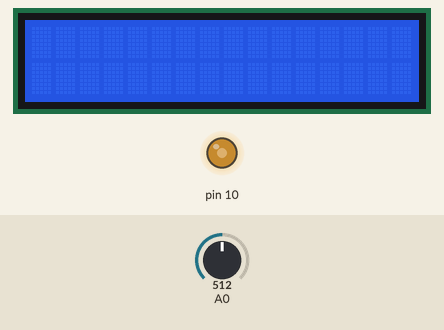
Simulated run of this sketch. Board: Arduino Uno, built with avr-gcc and run on an emulated ATmega328P. Shown: 16×2 character LCD, output pins drawn as LEDs (lit = HIGH). The test bench sets the inputs (shaded band); at power-on: A0 = 512.

Above: at 1.2 s.
1.3 s: A0 set to 543
At 1.8 s:
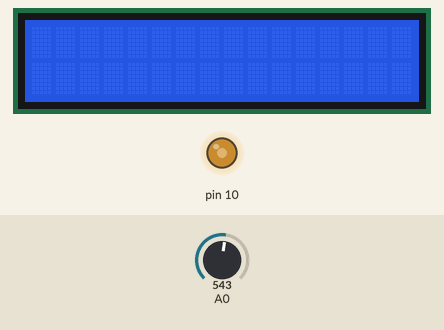
2.8 s: A0 set to 561
At 5.2 s:
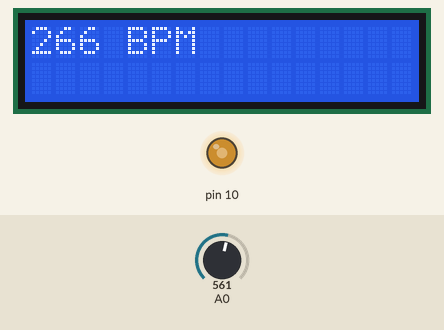
5.8 s: A0 set to 900
At 7.4 s:
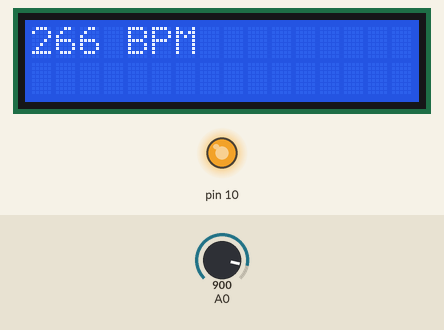
8.5 s: A0 set to 122
At 9.6 s:
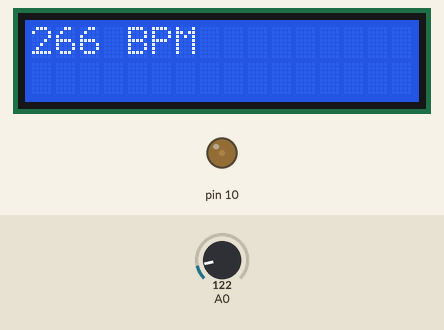
10.0 s: A0 set to 0
At 10.8 s:
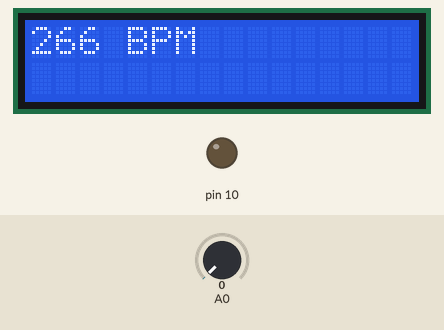
Timing chart, 0 to 12.5 s (numbered marks = the images above; inputs shaded):
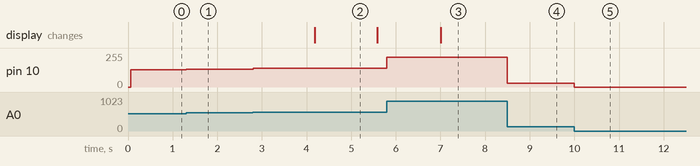

Measured:
- the behaviour switches between 550 and 551 on A0 (found by bisection; images 1 and 2)
- after the input at 1.3 s, pin 10: 128/255 → 135/255 at once
- after the input at 2.8 s, pin 10: 135/255 → 140/255 at once; the display: changes after 1.4 s (image 2)
- after the input at 5.8 s, pin 10: 140/255 → 225/255 at once
- after the input at 8.5 s, pin 10: 225/255 → 30/255 at once
- after the input at 10.0 s, pin 10: 30/255 → 0/255 at once
- what the display in image 2 shows lasts 1.4 s, from 4.2 s to 5.6 s

The sketch:

HeartRate.ino
```cpp
#include <LiquidCrystal.h>
#include <TimerOne.h>

// LCD screen
LiquidCrystal LcdDriver( A5, A4, 5, 6, 7, 8 );

// Tick rate
unsigned long Timer;
const short INTERVAL = 25;

// Beat Detection Threshold
const int BEAT_THRESHOLD = 550;
// How long to wait to enable beat detection
const int IGNORE_TIME = 200;

// Beat interval tracking
unsigned long lastBeatMillis = 0;
unsigned int totalInterval = 0;
unsigned short beatCounter = 0;

// State machine
#include "HR_States.h"

void setup() {
  // Sets up serial port for debug
  Serial.begin(9600);

  pinMode(10, OUTPUT);

  // Timer for heartrate monitor polling
  Timer = millis();

  // Sets up LCD for outputting BPM to screen
  LcdDriver.begin(16,2);

  // Sets up the state machine
  InitializeHR();
  Timer1.initialize(1000);
  Timer1.pwm(10, 512);
}

void loop()
{
  if (millis() - Timer >= INTERVAL) {
    unsigned int reading = analogRead(0);
    Timer1.pwm(10, reading);
    switch(HRNextState(reading)) {
    case HR_Record:
      if (millis() - lastBeatMillis > IGNORE_TIME && reading > BEAT_THRESHOLD) {
        beatCounter++;
        totalInterval += millis() - lastBeatMillis;
        lastBeatMillis = millis();
      }
      break;
    case HR_Update:
      LcdDriver.clear();
      LcdDriver.print((int)CalculateBPM());
      LcdDriver.print(" BPM");
      break;
    case HR_Wait:
      break;
    }


    Timer += INTERVAL;
  }
}

double CalculateBPM() {
  return 60000 / ((double)totalInterval / 6);
}
```

HR_States.h
```cpp
enum HRStates {
  HR_Record, HR_Update, HR_Wait};

//Current State
HRStates HRState;

// Sets the initial state
void InitializeHR() {
  HRState = HR_Wait;
}

HRStates HRNextState(int reading) {
  switch (HRState) {
  case HR_Record:
    if (beatCounter == 6) {
      HRState = HR_Update;
    }
    break;
  case HR_Update:
    HRState = HR_Wait;
    break;
  case HR_Wait:
    lastBeatMillis = 0;
    totalInterval = 0;
    beatCounter = 0;
    if (reading > BEAT_THRESHOLD) {
      HRState = HR_Record;
      lastBeatMillis = millis();
    }
    break;
  }

  return HRState;
}
```
